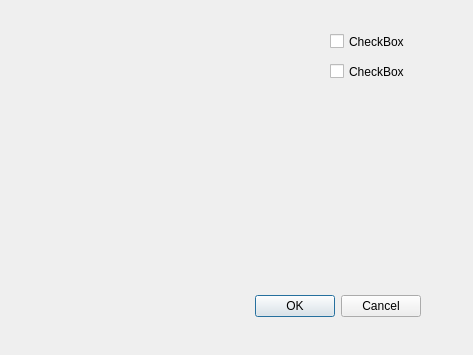
<?xml version="1.0" encoding="UTF-8"?>
<ui version="4.0">
 <class>Dialog</class>
 <widget class="QDialog" name="Dialog">
  <property name="geometry">
   <rect>
    <x>0</x>
    <y>0</y>
    <width>473</width>
    <height>355</height>
   </rect>
  </property>
  <property name="windowTitle">
   <string>Dialog</string>
  </property>
  <widget class="QDialogButtonBox" name="buttonBox">
   <property name="geometry">
    <rect>
     <x>80</x>
     <y>290</y>
     <width>341</width>
     <height>32</height>
    </rect>
   </property>
   <property name="orientation">
    <enum>Qt::Horizontal</enum>
   </property>
   <property name="standardButtons">
    <set>QDialogButtonBox::Cancel|QDialogButtonBox::Ok</set>
   </property>
  </widget>
  <widget class="QCheckBox" name="checkBox">
   <property name="geometry">
    <rect>
     <x>330</x>
     <y>30</y>
     <width>92</width>
     <height>23</height>
    </rect>
   </property>
   <property name="text">
    <string>CheckBox</string>
   </property>
  </widget>
  <widget class="QCheckBox" name="checkBox_2">
   <property name="geometry">
    <rect>
     <x>330</x>
     <y>60</y>
     <width>92</width>
     <height>23</height>
    </rect>
   </property>
   <property name="text">
    <string>CheckBox</string>
   </property>
  </widget>
 </widget>
 <resources/>
 <connections>
  <connection>
   <sender>buttonBox</sender>
   <signal>accepted()</signal>
   <receiver>Dialog</receiver>
   <slot>accept()</slot>
   <hints>
    <hint type="sourcelabel">
     <x>248</x>
     <y>254</y>
    </hint>
    <hint type="destinationlabel">
     <x>157</x>
     <y>274</y>
    </hint>
   </hints>
  </connection>
  <connection>
   <sender>buttonBox</sender>
   <signal>rejected()</signal>
   <receiver>Dialog</receiver>
   <slot>reject()</slot>
   <hints>
    <hint type="sourcelabel">
     <x>316</x>
     <y>260</y>
    </hint>
    <hint type="destinationlabel">
     <x>286</x>
     <y>274</y>
    </hint>
   </hints>
  </connection>
 </connections>
</ui>
